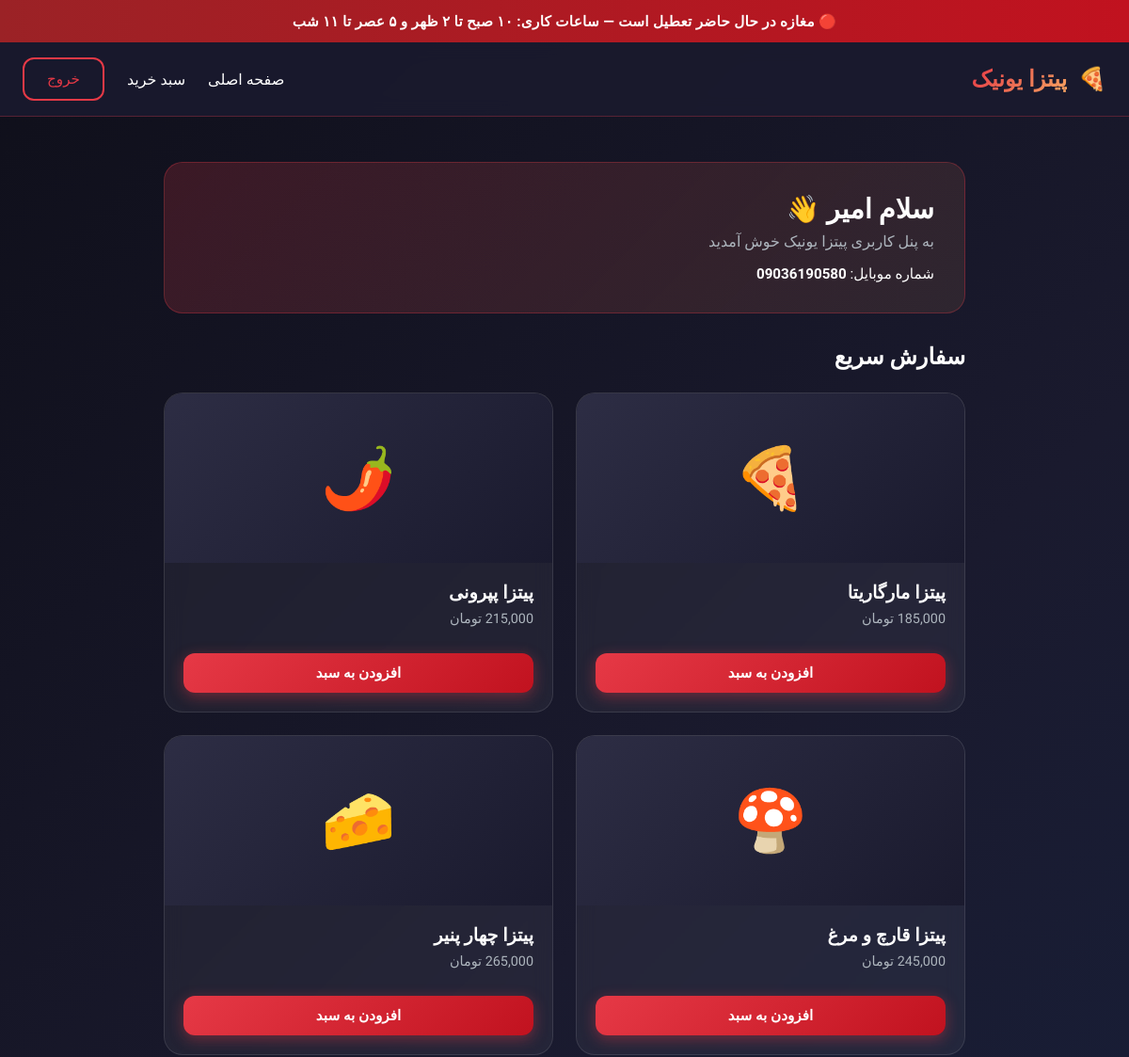
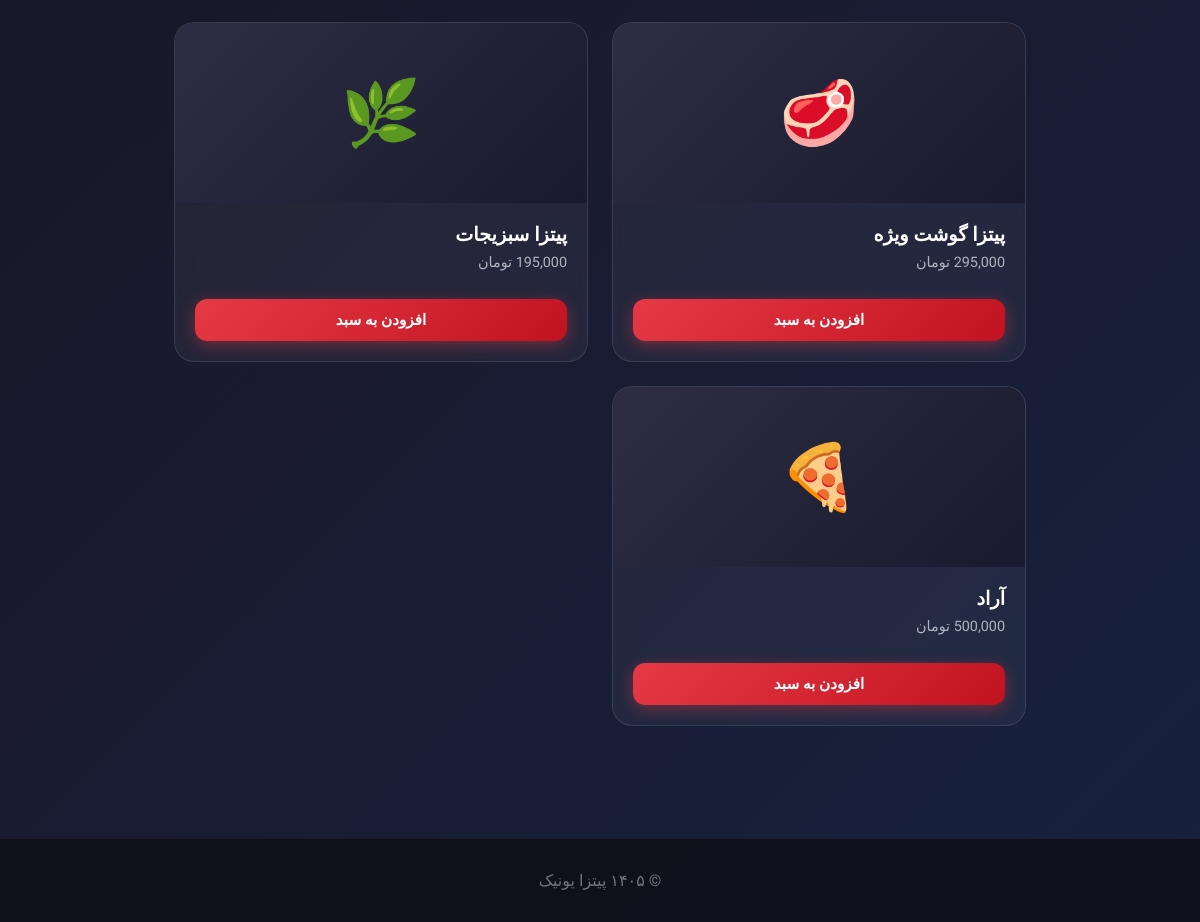
The app's page /dashboard.php (signed in) with its own data (2 pictures, top to bottom).
### tables this page shows
CREATE TABLE settings (
        key TEXT PRIMARY KEY,
        value TEXT
    );

CREATE TABLE users (
        id INTEGER PRIMARY KEY AUTOINCREMENT,
        name TEXT NOT NULL,
        phone TEXT UNIQUE NOT NULL,
        password TEXT NOT NULL,
        created_at DATETIME DEFAULT CURRENT_TIMESTAMP
    );

CREATE TABLE products (
        id INTEGER PRIMARY KEY AUTOINCREMENT,
        name TEXT NOT NULL,
        description TEXT,
        price INTEGER NOT NULL,
        emoji TEXT DEFAULT '🍕',
        is_active INTEGER DEFAULT 1,
        created_at DATETIME DEFAULT CURRENT_TIMESTAMP
    );

### dashboard.php (the view, shortened to what this page needs)
<?php
require_once 'config.php';
require_once 'db.php';
$user = getCurrentUser($pdo);
$products = getProducts($pdo);
$cartCount = getCartCount();
?>
<!DOCTYPE html>
<html lang="fa" dir="rtl">
<head>
    <link rel="stylesheet" href="style.css">
</head>
<body>
    <?php renderClosedBanner($pdo); ?>
    <header class="header">
        <nav class="nav">
            <a href="index.php" class="logo">
                🍕 <span>پیتزا یونیک</span>
            </a>
            <div class="nav-links">
                <a href="index.php">صفحه اصلی</a>
                <a href="cart.php">سبد خرید <?php if ($cartCount > 0): ?><span style="background:var(--primary);padding:2px 8px;border-radius:20px;font-size:0.8rem;margin-right:4px;"><?= $cartCount ?></span><?php endif; ?></a>
                <a href="logout.php" class="btn btn-outline">خروج</a>
            </div>
        </nav>
    </header>
    <div class="dashboard">
        <div class="welcome-card">
            <h1 style="font-size:1.8rem; margin-bottom:0.5rem;">سلام <?= htmlspecialchars($user['name']) ?> 👋</h1>
            <p style="color:#adb5bd;">به پنل کاربری پیتزا یونیک خوش آمدید</p>
            <p style="margin-top:1rem; font-size:0.95rem;">
                شماره موبایل: <strong dir="ltr"><?= htmlspecialchars($user['phone']) ?></strong>
            </p>
        </div>
        <div class="section-title" style="text-align:right; margin-bottom:1.5rem;">
            <h2 style="font-size:1.5rem;">سفارش سریع</h2>
        </div>
        <div class="menu-grid">
            <?php foreach ($products as $product): ?>
            <div class="menu-card">
                <div class="menu-card-img"><?= $product['emoji'] ?></div>
                <div class="menu-card-body">
                    <h3><?= htmlspecialchars($product['name']) ?></h3>
                    <p><?= formatPrice($product['price']) ?></p>
                    <form method="POST" action="cart.php">
                        <button type="submit" class="btn btn-primary" style="width:100%; margin-top:0.75rem;">افزودن به سبد</button>
                    </form>
                </div>
            </div>
            <?php endforeach; ?>
        </div>
    </div>
    <footer class="footer">
        <p>© ۱۴۰۵ پیتزا یونیک</p>
    </footer>
</body>
</html>

### config.php (shortened to what this page needs)
<?php
function isLoggedIn() {
    return isset($_SESSION['user_id']);
}
function getCurrentUser($pdo) {
    $stmt = $pdo->prepare("SELECT id, name, phone FROM users WHERE id = ?");
    $stmt->execute([$_SESSION['user_id']]);
    $user = $stmt->fetch(PDO::FETCH_ASSOC);
    return $user;
}
function getSetting($pdo, $key, $default = '') {
    $stmt = $pdo->prepare("SELECT value FROM settings WHERE key = ?");
    $stmt->execute([$key]);
    $row = $stmt->fetch(PDO::FETCH_ASSOC);
    return $row ? $row['value'] : $default;
}
function getProducts($pdo, $onlyActive = true) {
    $sql = "SELECT * FROM products";
    if ($onlyActive) $sql .= " WHERE is_active = 1";
    $sql .= " ORDER BY id ASC";
    return $pdo->query($sql)->fetchAll(PDO::FETCH_ASSOC);
}
function formatPrice($price) {
    return number_format($price) . ' تومان';
}
function renderClosedBanner($pdo) {
    $mode = getSetting($pdo, 'shop_mode', 'auto');
    $text = $mode === 'closed'
        ? '🔴 مغازه موقتاً تعطیل است'
        : '🔴 مغازه در حال حاضر تعطیل است — ساعات کاری: ۱۰ صبح تا ۲ ظهر و ۵ عصر تا ۱۱ شب';
    echo '<div style="background:linear-gradient(90deg,#9b2226,#c1121f);color:#fff;text-align:center;padding:0.85rem 1rem;font-weight:600;font-size:0.95rem;letter-spacing:0.3px;">'
        . htmlspecialchars($text) .
        '</div>';
}
?>

### style.css (style rules this page uses)
:root { --primary: #e63946; --primary-dark: #c1121f; --secondary: #f4a261; --accent: #e9c46a; --dark: #1a1a2e; --darker: #0f0f1a; --light: #f8f9fa; --gray: #6c757d; }
* { margin: 0; padding: 0; box-sizing: border-box; }
body { font-family: 'Vazirmatn', Tahoma, sans-serif; background: linear-gradient(135deg, #0f0f1a 0%, #1a1a2e 50%, #16213e 100%); color: #fff; min-height: 100vh; direction: rtl; }
a { text-decoration: none; color: inherit; }
.header { background: rgba(26, 26, 46, 0.95); backdrop-filter: blur(10px); border-bottom: 1px solid rgba(230, 57, 70, 0.3); position: sticky; top: 0; z-index: 100; }
.nav { max-width: 1200px; margin: 0 auto; padding: 1rem 1.5rem; display: flex; justify-content: space-between; align-items: center; }
.logo { display: flex; align-items: center; gap: 0.75rem; font-size: 1.5rem; font-weight: 800; color: var(--primary); }
.logo span { background: linear-gradient(135deg, #e63946, #f4a261); -webkit-background-clip: text; -webkit-text-fill-color: transparent; }
.nav-links { display: flex; gap: 1.5rem; align-items: center; }
.nav-links a { font-weight: 500; transition: color 0.3s; position: relative; }
.nav-links a::after { content: ''; position: absolute; bottom: -4px; right: 0; width: 0; height: 2px; background: var(--primary); transition: width 0.3s; }
.btn { display: inline-flex; align-items: center; justify-content: center; gap: 0.5rem; padding: 0.75rem 1.5rem; border-radius: 12px; font-weight: 600; font-size: 0.95rem; border: none; cursor: pointer; transition: all 0.3s ease; font-family: inherit; }
.btn-primary { background: linear-gradient(135deg, #e63946, #c1121f); color: white; box-shadow: 0 4px 15px rgba(230, 57, 70, 0.4); }
.btn-outline { background: transparent; border: 2px solid var(--primary); color: var(--primary); }
.section-title { text-align: center; margin-bottom: 3rem; }
.section-title h2 { font-size: 2.2rem; font-weight: 700; margin-bottom: 0.5rem; }
.menu-grid { display: grid; grid-template-columns: repeat(auto-fill, minmax(280px, 1fr)); gap: 1.5rem; }
.menu-card { background: rgba(255, 255, 255, 0.05); border: 1px solid rgba(255, 255, 255, 0.1); border-radius: 20px; overflow: hidden; transition: all 0.3s ease; backdrop-filter: blur(10px); }
.menu-card-img { height: 180px; background: linear-gradient(135deg, #2d2d44, #1a1a2e); display: flex; align-items: center; justify-content: center; font-size: 4rem; }
.menu-card-body { padding: 1.25rem; }
.menu-card-body h3 { font-size: 1.2rem; margin-bottom: 0.5rem; }
.menu-card-body p { color: #adb5bd; font-size: 0.9rem; margin-bottom: 1rem; }
.dashboard { max-width: 900px; margin: 0 auto; padding: 3rem 1.5rem; }
.welcome-card { background: linear-gradient(135deg, rgba(230, 57, 70, 0.2), rgba(244, 162, 97, 0.1)); border: 1px solid rgba(230, 57, 70, 0.3); border-radius: 20px; padding: 2rem; margin-bottom: 2rem; }
.footer { background: rgba(15, 15, 26, 0.9); border-top: 1px solid rgba(255, 255, 255, 0.05); padding: 2rem 1.5rem; text-align: center; color: #6c757d; margin-top: 4rem; }

### records on screen
settings: value "🔴 مغازه در حال حاضر تعطیل است — ساعات کاری: ۱۰ صبح تا ۲ ظهر و ۵ عصر تا ۱۱ شب"
users: name "امیر", phone "09036190580"
products: emoji "🍕", name "پیتزا مارگاریتا", price "185,000 تومان"
products: emoji "🌶️", name "پیتزا پپرونی", price "215,000 تومان"
products: emoji "🍄", name "پیتزا قارچ و مرغ", price "245,000 تومان"
products: emoji "🧀", name "پیتزا چهار پنیر", price "265,000 تومان"
products: emoji "🥩", name "پیتزا گوشت ویژه", price "295,000 تومان"
products: emoji "🌿", name "پیتزا سبزیجات", price "195,000 تومان"
products: emoji "🍕", name "آراد", price "500,000 تومان"
